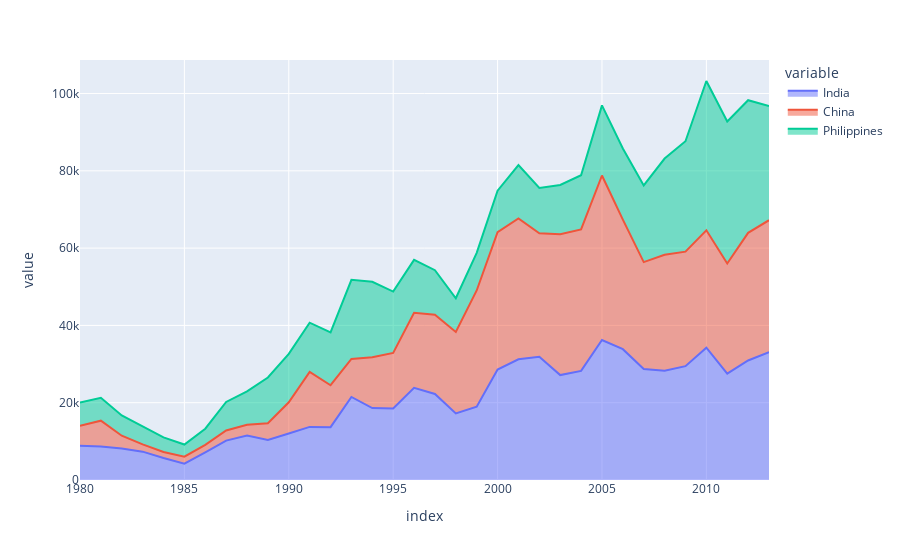

Notebook source saved alongside this figure:
### Code cell
px.area(top5df, x=top5df.index, y=['India','China','Philippines'],)

### Figure 1 — Plotly figure (JSON) as saved in the notebook; plotly's stock layout.template omitted (floating-point values rounded to 4 significant figures)
{"data": [{"fillpattern": {"shape": ""}, "hovertemplate": "variable=India<br>index=%{x}<br>value=%{y}<extra></extra>", "legendgroup": "India", "line": {"color": "#636efa"}, "marker": {"symbol": "circle"}, "mode": "lines", "name": "India", "orientation": "v", "showlegend": true, "stackgroup": "1", "type": "scatter", "x": [1980, 1981, 1982, 1983, 1984, 1985, 1986, 1987, 1988, 1989, 1990, 1991, 1992, 1993, 1994, 1995, 1996, 1997, 1998, 1999, 2000, 2001, 2002, 2003, 2004, 2005, 2006, 2007, 2008, 2009, 2010, 2011, 2012, 2013], "xaxis": "x", "y": [8880, 8670, 8147, 7338, 5704, 4211, 7150, 10189, 11522, 10343, 12041, 13734, 13673, 21496, 18620, 18489, 23859, 22268, 17241, 18974, 28572, 31223, 31889, 27155, 28235, 36210, 33848, 28742, 28261, 29456, 34235, 27509, 30933, 33087], "yaxis": "y"}, {"fillpattern": {"shape": ""}, "hovertemplate": "variable=China<br>index=%{x}<br>value=%{y}<extra></extra>", "legendgroup": "China", "line": {"color": "#EF553B"}, "marker": {"symbol": "circle"}, "mode": "lines", "name": "China", "orientation": "v", "showlegend": true, "stackgroup": "1", "type": "scatter", "x": [1980, 1981, 1982, 1983, 1984, 1985, 1986, 1987, 1988, 1989, 1990, 1991, 1992, 1993, 1994, 1995, 1996, 1997, 1998, 1999, 2000, 2001, 2002, 2003, 2004, 2005, 2006, 2007, 2008, 2009, 2010, 2011, 2012, 2013], "xaxis": "x", "y": [5123, 6682, 3308, 1863, 1527, 1816, 1960, 2643, 2758, 4323, 8076, 14255, 10846, 9817, 13128, 14398, 19415, 20475, 21049, 30069, 35529, 36434, 31961, 36439, 36619, 42584, 33518, 27642, 30037, 29622, 30391, 28502, 33024, 34129], "yaxis": "y"}, {"fillpattern": {"shape": ""}, "hovertemplate": "variable=Philippines<br>index=%{x}<br>value=%{y}<extra></extra>", "legendgroup": "Philippines", "line": {"color": "#00cc96"}, "marker": {"symbol": "circle"}, "mode": "lines", "name": "Philippines", "orientation": "v", "showlegend": true, "stackgroup": "1", "type": "scatter", "x": [1980, 1981, 1982, 1983, 1984, 1985, 1986, 1987, 1988, 1989, 1990, 1991, 1992, 1993, 1994, 1995, 1996, 1997, 1998, 1999, 2000, 2001, 2002, 2003, 2004, 2005, 2006, 2007, 2008, 2009, 2010, 2011, 2012, 2013], "xaxis": "x", "y": [6051, 5921, 5249, 4562, 3801, 3150, 4166, 7360, 8639, 11865, 12509, 12718, 13670, 20479, 19532, 15864, 13692, 11549, 8735, 9734, 10763, 13836, 11707, 12758, 14004, 18139, 18400, 19837, 24887, 28573, 38617, 36765, 34315, 29544], "yaxis": "y"}], "layout": {"legend": {"title": {"text": "variable"}, "tracegroupgap": 0}, "margin": {"t": 60}, "xaxis": {"anchor": "y", "domain": [0, 1], "title": {"text": "index"}}, "yaxis": {"anchor": "x", "domain": [0, 1], "title": {"text": "value"}}}}
